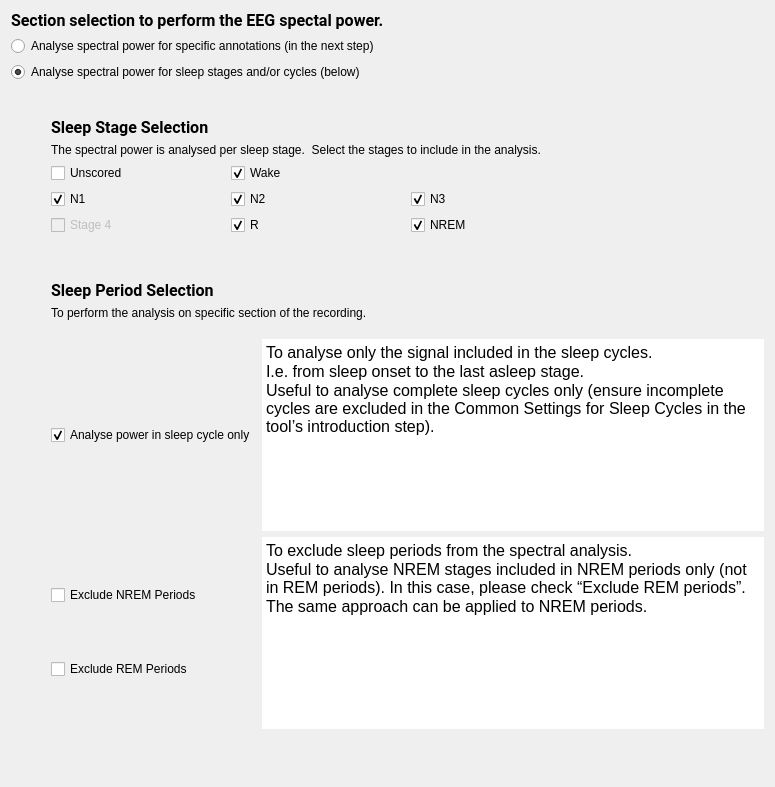
<?xml version="1.0" encoding="UTF-8"?>
<ui version="4.0">
 <class>SelectionStep</class>
 <widget class="QWidget" name="SelectionStep">
  <property name="geometry">
   <rect>
    <x>0</x>
    <y>0</y>
    <width>775</width>
    <height>787</height>
   </rect>
  </property>
  <property name="windowTitle">
   <string/>
  </property>
  <property name="toolTip">
   <string/>
  </property>
  <property name="styleSheet">
   <string>font: 12pt &quot;Roboto&quot;;</string>
  </property>
  <layout class="QVBoxLayout" name="verticalLayout_4">
   <item>
    <widget class="QLabel" name="label">
     <property name="font">
      <font>
       <family>Roboto</family>
       <pointsize>12</pointsize>
       <italic>false</italic>
       <bold>false</bold>
      </font>
     </property>
     <property name="text">
      <string>&lt;html&gt;&lt;head/&gt;&lt;body&gt;&lt;p&gt;&lt;span style=&quot; font-weight:600;&quot;&gt;Section selection to perform the EEG spectal power. &lt;/span&gt;&lt;/p&gt;&lt;/body&gt;&lt;/html&gt;</string>
     </property>
    </widget>
   </item>
   <item>
    <widget class="QRadioButton" name="radioButton_annotations">
     <property name="text">
      <string>Analyse spectral power for specific annotations (in the next step)</string>
     </property>
    </widget>
   </item>
   <item>
    <widget class="QRadioButton" name="radioButton_sleep">
     <property name="text">
      <string>Analyse spectral power for sleep stages and/or cycles (below)</string>
     </property>
     <property name="checked">
      <bool>true</bool>
     </property>
    </widget>
   </item>
   <item>
    <spacer name="verticalSpacer">
     <property name="orientation">
      <enum>Qt::Orientation::Vertical</enum>
     </property>
     <property name="sizeType">
      <enum>QSizePolicy::Policy::Fixed</enum>
     </property>
     <property name="sizeHint" stdset="0">
      <size>
       <width>20</width>
       <height>30</height>
      </size>
     </property>
    </spacer>
   </item>
   <item>
    <layout class="QHBoxLayout" name="horizontalLayout">
     <item>
      <spacer name="horizontalSpacer">
       <property name="orientation">
        <enum>Qt::Orientation::Horizontal</enum>
       </property>
       <property name="sizeType">
        <enum>QSizePolicy::Policy::Minimum</enum>
       </property>
       <property name="sizeHint" stdset="0">
        <size>
         <width>40</width>
         <height>20</height>
        </size>
       </property>
      </spacer>
     </item>
     <item>
      <layout class="QVBoxLayout" name="verticalLayout_3">
       <item>
        <layout class="QVBoxLayout" name="verticalLayout">
         <item>
          <widget class="QLabel" name="label_5">
           <property name="font">
            <font>
             <family>Roboto</family>
             <pointsize>12</pointsize>
             <italic>false</italic>
             <bold>false</bold>
            </font>
           </property>
           <property name="text">
            <string>&lt;html&gt;&lt;head/&gt;&lt;body&gt;&lt;p&gt;&lt;span style=&quot; font-weight:600;&quot;&gt;Sleep Stage Selection&lt;/span&gt;&lt;/p&gt;&lt;/body&gt;&lt;/html&gt;</string>
           </property>
          </widget>
         </item>
         <item>
          <widget class="QLabel" name="label_3">
           <property name="text">
            <string>The spectral power is analysed per sleep stage.  Select the stages to include in the analysis.</string>
           </property>
          </widget>
         </item>
         <item>
          <layout class="QGridLayout" name="gridLayout">
           <item row="0" column="0">
            <widget class="QCheckBox" name="unscored_checkBox">
             <property name="minimumSize">
              <size>
               <width>70</width>
               <height>0</height>
              </size>
             </property>
             <property name="toolTip">
              <string>Check to perform the PSA on signal unscored.  PSG recording without sleep staging will be marked &quot;unscored&quot;.</string>
             </property>
             <property name="text">
              <string>Unscored</string>
             </property>
            </widget>
           </item>
           <item row="1" column="0">
            <widget class="QCheckBox" name="n1_checkBox">
             <property name="toolTip">
              <string>Check to perform the PSA on signal scored N1.</string>
             </property>
             <property name="text">
              <string>N1</string>
             </property>
             <property name="checked">
              <bool>true</bool>
             </property>
            </widget>
           </item>
           <item row="2" column="1">
            <widget class="QCheckBox" name="r_checkBox">
             <property name="minimumSize">
              <size>
               <width>70</width>
               <height>0</height>
              </size>
             </property>
             <property name="toolTip">
              <string>Check to perform the PSA on signal scored R (rem).</string>
             </property>
             <property name="text">
              <string>R</string>
             </property>
             <property name="checked">
              <bool>true</bool>
             </property>
            </widget>
           </item>
           <item row="0" column="1">
            <widget class="QCheckBox" name="w_checkBox">
             <property name="minimumSize">
              <size>
               <width>70</width>
               <height>0</height>
              </size>
             </property>
             <property name="toolTip">
              <string>Check to perform the PSA on signal scored awake.</string>
             </property>
             <property name="text">
              <string>Wake</string>
             </property>
             <property name="checked">
              <bool>true</bool>
             </property>
            </widget>
           </item>
           <item row="1" column="2" colspan="2">
            <widget class="QCheckBox" name="n3_checkBox">
             <property name="minimumSize">
              <size>
               <width>70</width>
               <height>0</height>
              </size>
             </property>
             <property name="toolTip">
              <string>Check to perform the PSA on signal scored N3.</string>
             </property>
             <property name="text">
              <string>N3</string>
             </property>
             <property name="checked">
              <bool>true</bool>
             </property>
            </widget>
           </item>
           <item row="1" column="1">
            <widget class="QCheckBox" name="n2_checkBox">
             <property name="minimumSize">
              <size>
               <width>70</width>
               <height>0</height>
              </size>
             </property>
             <property name="toolTip">
              <string>Check to perform the PSA on signal scored N2.</string>
             </property>
             <property name="text">
              <string>N2</string>
             </property>
             <property name="checked">
              <bool>true</bool>
             </property>
            </widget>
           </item>
           <item row="2" column="0">
            <widget class="QCheckBox" name="s4_checkBox">
             <property name="enabled">
              <bool>false</bool>
             </property>
             <property name="toolTip">
              <string>Check to perform the PSA on signal scored Stage 4.</string>
             </property>
             <property name="text">
              <string>Stage 4</string>
             </property>
            </widget>
           </item>
           <item row="2" column="2" colspan="2">
            <widget class="QCheckBox" name="nrem_checkBox">
             <property name="minimumSize">
              <size>
               <width>70</width>
               <height>0</height>
              </size>
             </property>
             <property name="text">
              <string>NREM</string>
             </property>
             <property name="checked">
              <bool>true</bool>
             </property>
            </widget>
           </item>
          </layout>
         </item>
        </layout>
       </item>
       <item>
        <spacer name="verticalSpacer_7">
         <property name="orientation">
          <enum>Qt::Orientation::Vertical</enum>
         </property>
         <property name="sizeType">
          <enum>QSizePolicy::Policy::Fixed</enum>
         </property>
         <property name="sizeHint" stdset="0">
          <size>
           <width>20</width>
           <height>40</height>
          </size>
         </property>
        </spacer>
       </item>
       <item>
        <widget class="QLabel" name="label_4">
         <property name="font">
          <font>
           <family>Roboto</family>
           <pointsize>12</pointsize>
           <italic>false</italic>
           <bold>false</bold>
          </font>
         </property>
         <property name="text">
          <string>&lt;html&gt;&lt;head/&gt;&lt;body&gt;&lt;p&gt;&lt;span style=&quot; font-weight:600;&quot;&gt;Sleep Period Selection&lt;/span&gt;&lt;/p&gt;&lt;/body&gt;&lt;/html&gt;</string>
         </property>
        </widget>
       </item>
       <item>
        <widget class="QLabel" name="label_7">
         <property name="text">
          <string>To perform the analysis on specific section of the recording.</string>
         </property>
        </widget>
       </item>
       <item>
        <spacer name="verticalSpacer_4">
         <property name="orientation">
          <enum>Qt::Orientation::Vertical</enum>
         </property>
         <property name="sizeType">
          <enum>QSizePolicy::Policy::Fixed</enum>
         </property>
         <property name="sizeHint" stdset="0">
          <size>
           <width>20</width>
           <height>13</height>
          </size>
         </property>
        </spacer>
       </item>
       <item>
        <layout class="QGridLayout" name="gridLayout_2">
         <item row="0" column="0">
          <widget class="QCheckBox" name="in_cycle_checkBox">
           <property name="enabled">
            <bool>true</bool>
           </property>
           <property name="toolTip">
            <string>Check to perform the PSA only on the signal included in the sleep cycles i.e. from sleep onset to the last asleep stage.</string>
           </property>
           <property name="text">
            <string>Analyse power in sleep cycle only</string>
           </property>
           <property name="checkable">
            <bool>true</bool>
           </property>
           <property name="checked">
            <bool>true</bool>
           </property>
          </widget>
         </item>
         <item row="1" column="0">
          <layout class="QVBoxLayout" name="verticalLayout_2">
           <item>
            <widget class="QCheckBox" name="excl_nremp_checkBox">
             <property name="minimumSize">
              <size>
               <width>0</width>
               <height>0</height>
              </size>
             </property>
             <property name="maximumSize">
              <size>
               <width>300</width>
               <height>16777215</height>
              </size>
             </property>
             <property name="toolTip">
              <string>Check to exclude NREM periods from the Power Spectral Analysis.</string>
             </property>
             <property name="text">
              <string>Exclude NREM Periods</string>
             </property>
            </widget>
           </item>
           <item>
            <widget class="QCheckBox" name="excl_remp_checkBox">
             <property name="toolTip">
              <string>Check to exclude REM periods from the Power Spectral Analysis.</string>
             </property>
             <property name="text">
              <string>Exclude REM Periods</string>
             </property>
            </widget>
           </item>
          </layout>
         </item>
         <item row="2" column="1">
          <spacer name="verticalSpacer_2">
           <property name="orientation">
            <enum>Qt::Orientation::Vertical</enum>
           </property>
           <property name="sizeHint" stdset="0">
            <size>
             <width>20</width>
             <height>40</height>
            </size>
           </property>
          </spacer>
         </item>
         <item row="0" column="1">
          <widget class="QTextEdit" name="textEdit">
           <property name="sizePolicy">
            <sizepolicy hsizetype="Expanding" vsizetype="Preferred">
             <horstretch>0</horstretch>
             <verstretch>0</verstretch>
            </sizepolicy>
           </property>
           <property name="minimumSize">
            <size>
             <width>0</width>
             <height>0</height>
            </size>
           </property>
           <property name="maximumSize">
            <size>
             <width>16777215</width>
             <height>16777215</height>
            </size>
           </property>
           <property name="frameShape">
            <enum>QFrame::Shape::NoFrame</enum>
           </property>
           <property name="frameShadow">
            <enum>QFrame::Shadow::Plain</enum>
           </property>
           <property name="lineWidth">
            <number>0</number>
           </property>
           <property name="verticalScrollBarPolicy">
            <enum>Qt::ScrollBarPolicy::ScrollBarAlwaysOff</enum>
           </property>
           <property name="horizontalScrollBarPolicy">
            <enum>Qt::ScrollBarPolicy::ScrollBarAlwaysOff</enum>
           </property>
           <property name="readOnly">
            <bool>true</bool>
           </property>
           <property name="html">
            <string>&lt;!DOCTYPE HTML PUBLIC &quot;-//W3C//DTD HTML 4.0//EN&quot; &quot;http://www.w3.org/TR/REC-html40/strict.dtd&quot;&gt;
&lt;html&gt;&lt;head&gt;&lt;meta name=&quot;qrichtext&quot; content=&quot;1&quot; /&gt;&lt;meta charset=&quot;utf-8&quot; /&gt;&lt;style type=&quot;text/css&quot;&gt;
p, li { white-space: pre-wrap; }
hr { height: 1px; border-width: 0; }
li.unchecked::marker { content: &quot;\2610&quot;; }
li.checked::marker { content: &quot;\2612&quot;; }
&lt;/style&gt;&lt;/head&gt;&lt;body style=&quot; font-family:'Roboto'; font-size:12pt; font-weight:400; font-style:normal;&quot;&gt;
&lt;p style=&quot; margin-top:0px; margin-bottom:0px; margin-left:0px; margin-right:0px; -qt-block-indent:0; text-indent:0px;&quot;&gt;To analyse only the signal included in the sleep cycles.&lt;/p&gt;
&lt;p style=&quot; margin-top:0px; margin-bottom:0px; margin-left:0px; margin-right:0px; -qt-block-indent:0; text-indent:0px;&quot;&gt;I.e. from sleep onset to the last asleep stage.&lt;/p&gt;
&lt;p style=&quot; margin-top:0px; margin-bottom:0px; margin-left:0px; margin-right:0px; -qt-block-indent:0; text-indent:0px;&quot;&gt;Useful to analyse complete sleep cycles only (ensure incomplete cycles are excluded in the Common Settings for Sleep Cycles in the tool’s introduction step).&lt;/p&gt;&lt;/body&gt;&lt;/html&gt;</string>
           </property>
          </widget>
         </item>
         <item row="1" column="1">
          <widget class="QTextEdit" name="textEdit_2">
           <property name="sizePolicy">
            <sizepolicy hsizetype="Expanding" vsizetype="Preferred">
             <horstretch>0</horstretch>
             <verstretch>0</verstretch>
            </sizepolicy>
           </property>
           <property name="maximumSize">
            <size>
             <width>16777215</width>
             <height>16777215</height>
            </size>
           </property>
           <property name="frameShape">
            <enum>QFrame::Shape::NoFrame</enum>
           </property>
           <property name="frameShadow">
            <enum>QFrame::Shadow::Plain</enum>
           </property>
           <property name="lineWidth">
            <number>0</number>
           </property>
           <property name="verticalScrollBarPolicy">
            <enum>Qt::ScrollBarPolicy::ScrollBarAlwaysOff</enum>
           </property>
           <property name="horizontalScrollBarPolicy">
            <enum>Qt::ScrollBarPolicy::ScrollBarAlwaysOff</enum>
           </property>
           <property name="readOnly">
            <bool>true</bool>
           </property>
           <property name="html">
            <string>&lt;!DOCTYPE HTML PUBLIC &quot;-//W3C//DTD HTML 4.0//EN&quot; &quot;http://www.w3.org/TR/REC-html40/strict.dtd&quot;&gt;
&lt;html&gt;&lt;head&gt;&lt;meta name=&quot;qrichtext&quot; content=&quot;1&quot; /&gt;&lt;meta charset=&quot;utf-8&quot; /&gt;&lt;style type=&quot;text/css&quot;&gt;
p, li { white-space: pre-wrap; }
hr { height: 1px; border-width: 0; }
li.unchecked::marker { content: &quot;\2610&quot;; }
li.checked::marker { content: &quot;\2612&quot;; }
&lt;/style&gt;&lt;/head&gt;&lt;body style=&quot; font-family:'Roboto'; font-size:12pt; font-weight:400; font-style:normal;&quot;&gt;
&lt;p style=&quot; margin-top:0px; margin-bottom:0px; margin-left:0px; margin-right:0px; -qt-block-indent:0; text-indent:0px;&quot;&gt;To exclude sleep periods from the spectral analysis.&lt;/p&gt;
&lt;p style=&quot; margin-top:0px; margin-bottom:0px; margin-left:0px; margin-right:0px; -qt-block-indent:0; text-indent:0px;&quot;&gt;Useful to analyse NREM stages included in NREM periods only (not in REM periods). In this case, please check “Exclude REM periods”.&lt;/p&gt;
&lt;p style=&quot; margin-top:0px; margin-bottom:0px; margin-left:0px; margin-right:0px; -qt-block-indent:0; text-indent:0px;&quot;&gt;The same approach can be applied to NREM periods.&lt;/p&gt;&lt;/body&gt;&lt;/html&gt;</string>
           </property>
          </widget>
         </item>
        </layout>
       </item>
      </layout>
     </item>
    </layout>
   </item>
  </layout>
 </widget>
 <resources>
  <include location="../../../../../snooz-toolbox/src/main/python/ui/themes/themes.qrc"/>
 </resources>
 <connections>
  <connection>
   <sender>radioButton_annotations</sender>
   <signal>clicked()</signal>
   <receiver>SelectionStep</receiver>
   <slot>update_section_selection_slot()</slot>
   <hints>
    <hint type="sourcelabel">
     <x>160</x>
     <y>98</y>
    </hint>
    <hint type="destinationlabel">
     <x>402</x>
     <y>385</y>
    </hint>
   </hints>
  </connection>
  <connection>
   <sender>radioButton_sleep</sender>
   <signal>clicked()</signal>
   <receiver>SelectionStep</receiver>
   <slot>update_section_selection_slot()</slot>
   <hints>
    <hint type="sourcelabel">
     <x>145</x>
     <y>68</y>
    </hint>
    <hint type="destinationlabel">
     <x>402</x>
     <y>385</y>
    </hint>
   </hints>
  </connection>
  <connection>
   <sender>nrem_checkBox</sender>
   <signal>clicked()</signal>
   <receiver>SelectionStep</receiver>
   <slot>NREM_checkbox_slot()</slot>
   <hints>
    <hint type="sourcelabel">
     <x>450</x>
     <y>233</y>
    </hint>
    <hint type="destinationlabel">
     <x>295</x>
     <y>300</y>
    </hint>
   </hints>
  </connection>
  <connection>
   <sender>excl_nremp_checkBox</sender>
   <signal>clicked()</signal>
   <receiver>SelectionStep</receiver>
   <slot>NREM_stages_and_periods_slot()</slot>
   <hints>
    <hint type="sourcelabel">
     <x>187</x>
     <y>635</y>
    </hint>
    <hint type="destinationlabel">
     <x>520</x>
     <y>393</y>
    </hint>
   </hints>
  </connection>
  <connection>
   <sender>excl_remp_checkBox</sender>
   <signal>clicked()</signal>
   <receiver>SelectionStep</receiver>
   <slot>REM_stages_and_periods_slot()</slot>
   <hints>
    <hint type="sourcelabel">
     <x>187</x>
     <y>701</y>
    </hint>
    <hint type="destinationlabel">
     <x>520</x>
     <y>393</y>
    </hint>
   </hints>
  </connection>
  <connection>
   <sender>n2_checkBox</sender>
   <signal>clicked()</signal>
   <receiver>SelectionStep</receiver>
   <slot>NREM_stages_and_periods_slot()</slot>
   <hints>
    <hint type="sourcelabel">
     <x>421</x>
     <y>247</y>
    </hint>
    <hint type="destinationlabel">
     <x>520</x>
     <y>393</y>
    </hint>
   </hints>
  </connection>
  <connection>
   <sender>n3_checkBox</sender>
   <signal>clicked()</signal>
   <receiver>SelectionStep</receiver>
   <slot>NREM_stages_and_periods_slot()</slot>
   <hints>
    <hint type="sourcelabel">
     <x>787</x>
     <y>247</y>
    </hint>
    <hint type="destinationlabel">
     <x>520</x>
     <y>393</y>
    </hint>
   </hints>
  </connection>
  <connection>
   <sender>nrem_checkBox</sender>
   <signal>clicked()</signal>
   <receiver>SelectionStep</receiver>
   <slot>NREM_stages_and_periods_slot()</slot>
   <hints>
    <hint type="sourcelabel">
     <x>787</x>
     <y>276</y>
    </hint>
    <hint type="destinationlabel">
     <x>520</x>
     <y>393</y>
    </hint>
   </hints>
  </connection>
  <connection>
   <sender>r_checkBox</sender>
   <signal>clicked()</signal>
   <receiver>SelectionStep</receiver>
   <slot>REM_stages_and_periods_slot()</slot>
   <hints>
    <hint type="sourcelabel">
     <x>421</x>
     <y>276</y>
    </hint>
    <hint type="destinationlabel">
     <x>520</x>
     <y>393</y>
    </hint>
   </hints>
  </connection>
 </connections>
 <slots>
  <slot>update_section_selection_slot()</slot>
  <slot>NREM_checkbox_slot()</slot>
  <slot>NREM_stages_and_periods_slot()</slot>
  <slot>REM_stages_and_periods_slot()</slot>
 </slots>
</ui>
